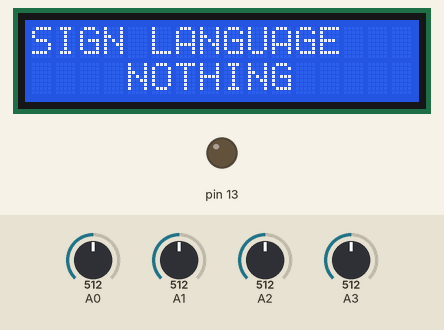
This sketch was run on a simulated Arduino Uno, built with avr-gcc and run on an emulated ATmega328P. Shown: 16×2 character LCD, output pins drawn as LEDs (lit = HIGH). The test bench sets the inputs (shaded band); at power-on: A1 = 512, A0 = 512, A2 = 512, A3 = 512. What the sketch prints to the serial monitor is not drawn.

Above: at 1.2 s.
1.3 s: A1 set to 218
4.3 s: A1 set to 189
At 4.7 s:
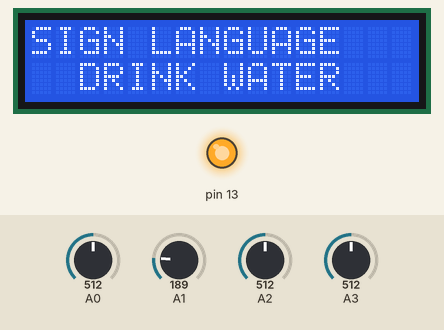
7.3 s: A0 set to 165
9.9 s: A0 set to 140
At 11.2 s:
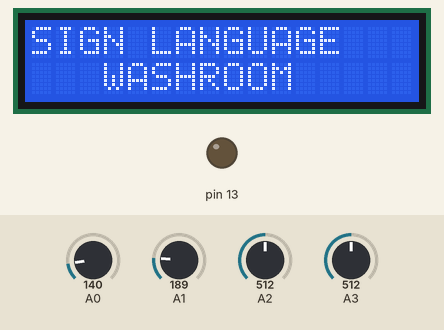
12.9 s: A0 set to 160
At 14.62 s:
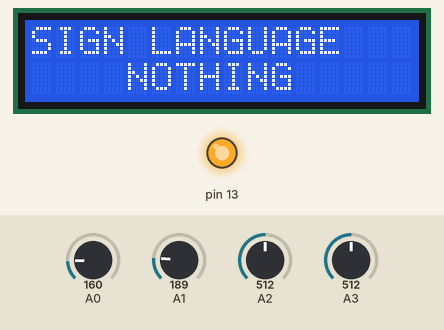
15.9 s: A2 set to 165
18.9 s: A2 set to 141
At 22.83 s:
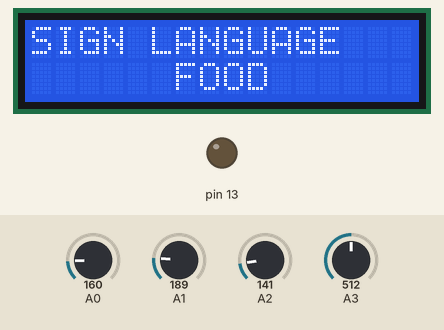
Timing chart, 0 to 22.9 s (numbered marks = the images above; inputs shaded):
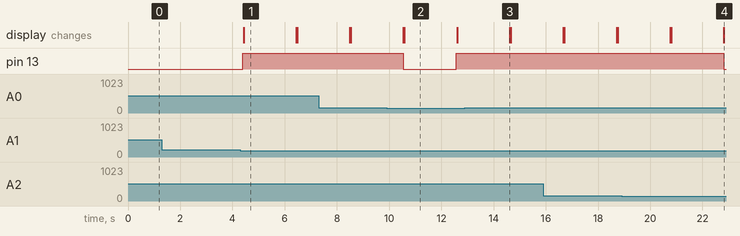

Measured:
- the behaviour switches between 200 and 199 on A1 (found by bisection; images 0 and 1)
- the behaviour switches between 150 and 149 on A0 (found by bisection; images 1 and 2)
- the behaviour switches between 150 and 149 on A2 (found by bisection; images 3 and 4)
- after the input at 1.3 s, every drawn part: stays the same
- after the input at 4.3 s, pin 13: LOW → HIGH after 0.09 s; the display: changes after 0.13 s (image 1)
- after the input at 9.9 s, pin 13: HIGH → LOW after 0.65 s, → HIGH 2.0 s later; the display: first differs from a run without the input after 0.68 s (image 2)
- after the input at 12.9 s, pin 13: stays HIGH (without the input it goes to LOW after 1.7 s)
- after the input at 18.9 s, pin 13: HIGH → LOW after 3.9 s; the display: first differs from a run without the input after 3.9 s (image 4)

The sketch:

sketch_may1b.ino
```cpp
#include <Wire.h>

#include <LiquidCrystal_I2C.h>

LiquidCrystal_I2C lcd(0x3F,16,2);


void setup()
{
  Serial.begin(9600);

  lcd.begin();

  lcd.backlight();
    lcd.setCursor(0,0);
   lcd.print("SIGN LANGUAGE        ");

  pinMode(13,OUTPUT);
}
void loop()
{
 int s1 = analogRead(A0);
  int s2 = analogRead(A1);
   int s3 = analogRead(A2);
    int s4 = analogRead(A3);

 Serial.println(s1);
 Serial.println("washroom");

 Serial.println(s2);
 Serial.println("drink water");
 Serial.println(s3);
 Serial.println("food");
 Serial.println(s4);
 Serial.println("fruit");


if(s1 < 150)
{
  digitalWrite(13,LOW);
   Serial.println("WashRoom         ");
   lcd.setCursor(0,1);
   lcd.print("   WASHROOM         ");
   delay(2000);
}

if(s2 < 200)
{
  digitalWrite(13 , HIGH);
  Serial.println("Dring Water       ");
   lcd.setCursor(0,1);
   lcd.print("  DRINK WATER         ");
   delay(2000);
}

if(s3 < 150)
{
  digitalWrite(13,LOW);
   Serial.println("Food         ");
   lcd.setCursor(0,1);
   lcd.print("      FOOD         ");
   delay(2000);
}

if(s4 < 130)
{
  digitalWrite(13 , HIGH);
  Serial.println("Fruit      ");
   lcd.setCursor(0,1);
   lcd.print("      FRUIT         ");
  delay(2000);
}
else
{
    Serial.println("   NOTHING      ");
   lcd.setCursor(0,1);
   lcd.print("    NOTHING        ");

}
}
```
